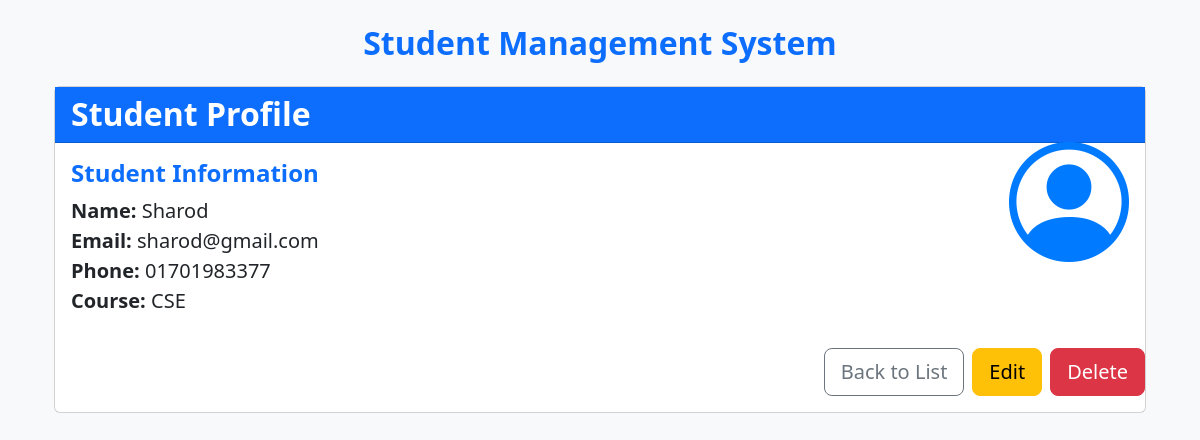
/detail/8/, run on the app's committed database.
### mainApp/models.py (models this page shows, shortened)
class Student(models.Model):
    name = models.CharField(max_length=100)
    email = models.EmailField(unique=True)
    phone = models.CharField(max_length=15)
    course = models.CharField(max_length=100)

### mainApp/views.py (the view)
# urls.py: path('detail/<int:id>/', views.student_detail, name='student_detail'),
def student_detail(request, id):
    student = get_object_or_404(Student, id=id)
    return render(request, 'student_details.html', {'student': student})

### templates/student_details.html
{% extends 'base.html' %}
{% block content %}
<div class="container">
    <div class="card position-relative">
    <div class="position-absolute mt-2 top-0 end-0 p-3">
        <i class="bi bi-person-circle" style="font-size: 120px; color: #007bff;"></i>
    </div>
    <div class="card-header bg-primary text-white">
        <h2 class="mb-0 fw-bold">Student Profile</h2>
    </div>
    <div class="card-body">
        <h4 class="fw-bold text-primary">Student Information</h4>
        <ul class="list-unstyled fs-5">
            <li><strong>Name:</strong> {{ student.name }}</li>
            <li><strong>Email:</strong> {{ student.email }}</li>
            <li><strong>Phone:</strong> {{ student.phone }}</li>
            <li><strong>Course:</strong> {{ student.course }}</li>
        </ul>
    </div>
    <div class="d-flex justify-content-end gap-2 mb-3">
        <a href="{% url 'student_list' %}" class="btn btn-outline-secondary btn-lg">Back to List</a>
        <a href="{% url 'student_update' student.id %}" class="btn btn-warning btn-lg">Edit</a>
        <a href="{% url 'student_delete' student.id %}" class="btn btn-danger btn-lg"
           onclick="return confirm('Are you sure you want to delete this student?')">Delete</a>
    </div>
</div>
</div>
{% endblock %}

### data on the page
Student: name "Sharod", email "sharod@gmail.com", phone "01701983377", course "CSE"
